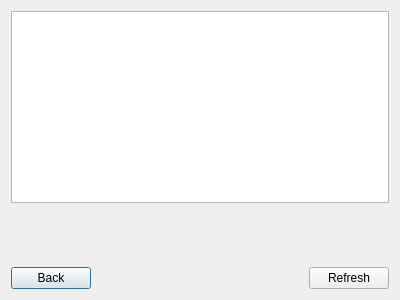
<?xml version="1.0" encoding="UTF-8"?>
<ui version="4.0">
 <class>OnlineAccounts</class>
 <widget class="QDialog" name="OnlineAccounts">
  <property name="geometry">
   <rect>
    <x>0</x>
    <y>0</y>
    <width>400</width>
    <height>300</height>
   </rect>
  </property>
  <property name="windowTitle">
   <string>Dialog</string>
  </property>
  <layout class="QVBoxLayout" name="verticalLayout">
   <item>
    <widget class="QTableWidget" name="onlineUsersTable">
     <property name="editTriggers">
      <set>QAbstractItemView::NoEditTriggers</set>
     </property>
     <property name="selectionBehavior">
      <enum>QAbstractItemView::SelectRows</enum>
     </property>
     <property name="gridStyle">
      <enum>Qt::SolidLine</enum>
     </property>
    </widget>
   </item>
   <item>
    <spacer name="verticalSpacer">
     <property name="orientation">
      <enum>Qt::Vertical</enum>
     </property>
     <property name="sizeHint" stdset="0">
      <size>
       <width>20</width>
       <height>40</height>
      </size>
     </property>
    </spacer>
   </item>
   <item>
    <layout class="QHBoxLayout" name="horizontalLayout">
     <item alignment="Qt::AlignLeft">
      <widget class="QPushButton" name="backButton">
       <property name="text">
        <string>Back</string>
       </property>
      </widget>
     </item>
     <item alignment="Qt::AlignRight">
      <widget class="QPushButton" name="RefreshButton">
       <property name="text">
        <string>Refresh</string>
       </property>
      </widget>
     </item>
    </layout>
   </item>
  </layout>
 </widget>
 <resources/>
 <connections>
  <connection>
   <sender>backButton</sender>
   <signal>clicked()</signal>
   <receiver>OnlineAccounts</receiver>
   <slot>close()</slot>
   <hints>
    <hint type="sourcelabel">
     <x>100</x>
     <y>261</y>
    </hint>
    <hint type="destinationlabel">
     <x>114</x>
     <y>211</y>
    </hint>
   </hints>
  </connection>
 </connections>
</ui>
